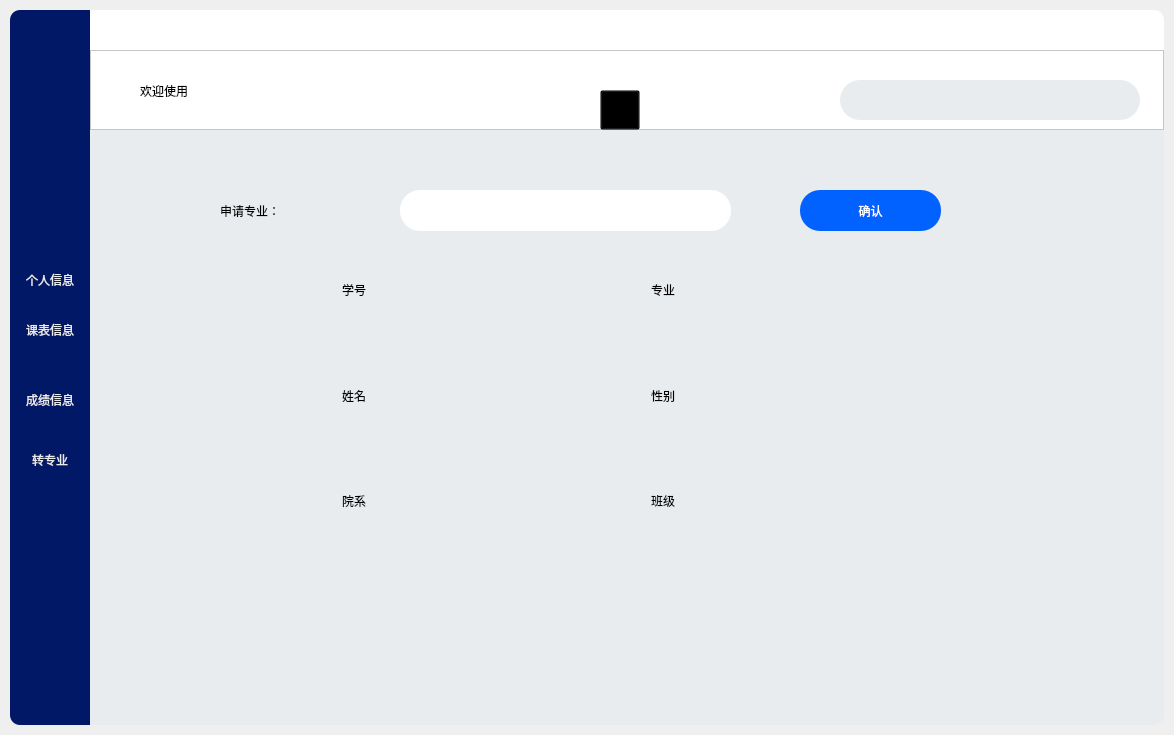
<?xml version="1.0" encoding="UTF-8"?>
<ui version="4.0">
 <class>Form</class>
 <widget class="QWidget" name="Form">
  <property name="geometry">
   <rect>
    <x>0</x>
    <y>0</y>
    <width>1174</width>
    <height>735</height>
   </rect>
  </property>
  <property name="sizePolicy">
   <sizepolicy hsizetype="Fixed" vsizetype="Fixed">
    <horstretch>0</horstretch>
    <verstretch>0</verstretch>
   </sizepolicy>
  </property>
  <property name="windowTitle">
   <string>Form</string>
  </property>
  <widget class="QFrame" name="leftFream">
   <property name="geometry">
    <rect>
     <x>10</x>
     <y>10</y>
     <width>80</width>
     <height>715</height>
    </rect>
   </property>
   <property name="sizePolicy">
    <sizepolicy hsizetype="Fixed" vsizetype="Fixed">
     <horstretch>0</horstretch>
     <verstretch>0</verstretch>
    </sizepolicy>
   </property>
   <property name="styleSheet">
    <string notr="true">background-color: rgb(0, 24, 102);
border-top-left-radius:10px;
border-bottom-left-radius:10px;</string>
   </property>
   <property name="frameShape">
    <enum>QFrame::StyledPanel</enum>
   </property>
   <property name="frameShadow">
    <enum>QFrame::Raised</enum>
   </property>
   <widget class="QLabel" name="headLable">
    <property name="geometry">
     <rect>
      <x>0</x>
      <y>40</y>
      <width>80</width>
      <height>80</height>
     </rect>
    </property>
    <property name="sizePolicy">
     <sizepolicy hsizetype="Fixed" vsizetype="Fixed">
      <horstretch>0</horstretch>
      <verstretch>0</verstretch>
     </sizepolicy>
    </property>
    <property name="text">
     <string/>
    </property>
   </widget>
   <widget class="QPushButton" name="leftButton1">
    <property name="geometry">
     <rect>
      <x>0</x>
      <y>240</y>
      <width>80</width>
      <height>60</height>
     </rect>
    </property>
    <property name="styleSheet">
     <string notr="true">color: rgb(233,236,239);
font: 12pt &quot;微软雅黑&quot;;
border-top-left-radius:0px;
border-bottom-left-radius:0px;</string>
    </property>
    <property name="text">
     <string>个人信息</string>
    </property>
   </widget>
   <widget class="QPushButton" name="leftButton2">
    <property name="geometry">
     <rect>
      <x>10</x>
      <y>300</y>
      <width>60</width>
      <height>40</height>
     </rect>
    </property>
    <property name="sizePolicy">
     <sizepolicy hsizetype="Fixed" vsizetype="Fixed">
      <horstretch>0</horstretch>
      <verstretch>0</verstretch>
     </sizepolicy>
    </property>
    <property name="styleSheet">
     <string notr="true">color: rgb(233,236,239);
font: 12pt &quot;微软雅黑&quot;;
border-top-left-radius:0px;
border-bottom-left-radius:0px;</string>
    </property>
    <property name="text">
     <string>课表信息</string>
    </property>
   </widget>
   <widget class="QPushButton" name="leftButton3">
    <property name="geometry">
     <rect>
      <x>0</x>
      <y>360</y>
      <width>80</width>
      <height>60</height>
     </rect>
    </property>
    <property name="sizePolicy">
     <sizepolicy hsizetype="Fixed" vsizetype="Fixed">
      <horstretch>0</horstretch>
      <verstretch>0</verstretch>
     </sizepolicy>
    </property>
    <property name="styleSheet">
     <string notr="true">color: rgb(233,236,239);
font: 12pt &quot;微软雅黑&quot;;
border-top-left-radius:0px;
border-bottom-left-radius:0px;</string>
    </property>
    <property name="text">
     <string>成绩信息</string>
    </property>
   </widget>
   <widget class="QPushButton" name="leftButton4">
    <property name="geometry">
     <rect>
      <x>0</x>
      <y>420</y>
      <width>80</width>
      <height>60</height>
     </rect>
    </property>
    <property name="sizePolicy">
     <sizepolicy hsizetype="Fixed" vsizetype="Fixed">
      <horstretch>0</horstretch>
      <verstretch>0</verstretch>
     </sizepolicy>
    </property>
    <property name="styleSheet">
     <string notr="true">color: rgb(233,236,239);
font: 12pt &quot;微软雅黑&quot;;
border-top-left-radius:0px;
border-bottom-left-radius:0px;</string>
    </property>
    <property name="text">
     <string>转专业</string>
    </property>
   </widget>
  </widget>
  <widget class="QFrame" name="topFream">
   <property name="geometry">
    <rect>
     <x>90</x>
     <y>10</y>
     <width>1074</width>
     <height>40</height>
    </rect>
   </property>
   <property name="sizePolicy">
    <sizepolicy hsizetype="Fixed" vsizetype="Fixed">
     <horstretch>0</horstretch>
     <verstretch>0</verstretch>
    </sizepolicy>
   </property>
   <property name="styleSheet">
    <string notr="true">background-color: rgb(255, 255, 255);
border-top-right-radius:10px;
</string>
   </property>
   <property name="frameShape">
    <enum>QFrame::StyledPanel</enum>
   </property>
   <property name="frameShadow">
    <enum>QFrame::Raised</enum>
   </property>
   <widget class="QPushButton" name="lineButton">
    <property name="geometry">
     <rect>
      <x>984</x>
      <y>0</y>
      <width>40</width>
      <height>40</height>
     </rect>
    </property>
    <property name="sizePolicy">
     <sizepolicy hsizetype="Fixed" vsizetype="Fixed">
      <horstretch>0</horstretch>
      <verstretch>0</verstretch>
     </sizepolicy>
    </property>
    <property name="text">
     <string/>
    </property>
   </widget>
   <widget class="QPushButton" name="closeButton">
    <property name="geometry">
     <rect>
      <x>1024</x>
      <y>0</y>
      <width>40</width>
      <height>40</height>
     </rect>
    </property>
    <property name="text">
     <string/>
    </property>
   </widget>
   <zorder>closeButton</zorder>
   <zorder>lineButton</zorder>
  </widget>
  <widget class="QFrame" name="midFream">
   <property name="geometry">
    <rect>
     <x>90</x>
     <y>50</y>
     <width>1074</width>
     <height>80</height>
    </rect>
   </property>
   <property name="sizePolicy">
    <sizepolicy hsizetype="Fixed" vsizetype="Fixed">
     <horstretch>0</horstretch>
     <verstretch>0</verstretch>
    </sizepolicy>
   </property>
   <property name="styleSheet">
    <string notr="true">background-color: rgb(255, 255, 255);
</string>
   </property>
   <property name="frameShape">
    <enum>QFrame::StyledPanel</enum>
   </property>
   <property name="frameShadow">
    <enum>QFrame::Raised</enum>
   </property>
   <widget class="QLabel" name="midlabel">
    <property name="geometry">
     <rect>
      <x>50</x>
      <y>20</y>
      <width>181</width>
      <height>41</height>
     </rect>
    </property>
    <property name="styleSheet">
     <string notr="true">font: 700 25pt &quot;微软雅黑&quot;;</string>
    </property>
    <property name="text">
     <string>欢迎使用</string>
    </property>
   </widget>
   <widget class="QLineEdit" name="lineEdit">
    <property name="geometry">
     <rect>
      <x>750</x>
      <y>30</y>
      <width>300</width>
      <height>40</height>
     </rect>
    </property>
    <property name="sizePolicy">
     <sizepolicy hsizetype="Fixed" vsizetype="Fixed">
      <horstretch>0</horstretch>
      <verstretch>0</verstretch>
     </sizepolicy>
    </property>
    <property name="contextMenuPolicy">
     <enum>Qt::PreventContextMenu</enum>
    </property>
    <property name="styleSheet">
     <string notr="true">background-color: rgb(233, 236, 239);
font: 15pt &quot;微软雅黑&quot;;
border:2px;
border-color: rgb(0,24,102);
border-radius:20px;
</string>
    </property>
    <property name="text">
     <string/>
    </property>
    <property name="maxLength">
     <number>15</number>
    </property>
    <property name="echoMode">
     <enum>QLineEdit::Normal</enum>
    </property>
    <property name="cursorPosition">
     <number>0</number>
    </property>
   </widget>
   <widget class="QPushButton" name="screenButton">
    <property name="geometry">
     <rect>
      <x>510</x>
      <y>40</y>
      <width>40</width>
      <height>40</height>
     </rect>
    </property>
    <property name="sizePolicy">
     <sizepolicy hsizetype="Fixed" vsizetype="Fixed">
      <horstretch>0</horstretch>
      <verstretch>0</verstretch>
     </sizepolicy>
    </property>
    <property name="focusPolicy">
     <enum>Qt::NoFocus</enum>
    </property>
    <property name="styleSheet">
     <string notr="true">background-color: rgba(0, 0, 0, 0);
selection-background-color: rgb(231,244,255);</string>
    </property>
    <property name="text">
     <string/>
    </property>
   </widget>
   <widget class="QLabel" name="screenLabel">
    <property name="geometry">
     <rect>
      <x>550</x>
      <y>40</y>
      <width>161</width>
      <height>31</height>
     </rect>
    </property>
    <property name="sizePolicy">
     <sizepolicy hsizetype="Fixed" vsizetype="Fixed">
      <horstretch>0</horstretch>
      <verstretch>0</verstretch>
     </sizepolicy>
    </property>
    <property name="styleSheet">
     <string notr="true">
font: 15pt &quot;幼圆&quot;;</string>
    </property>
    <property name="text">
     <string/>
    </property>
   </widget>
   <zorder>midlabel</zorder>
   <zorder>lineEdit</zorder>
   <zorder>screenLabel</zorder>
   <zorder>screenButton</zorder>
  </widget>
  <widget class="QFrame" name="mainFream">
   <property name="geometry">
    <rect>
     <x>90</x>
     <y>130</y>
     <width>1074</width>
     <height>595</height>
    </rect>
   </property>
   <property name="sizePolicy">
    <sizepolicy hsizetype="Fixed" vsizetype="Fixed">
     <horstretch>0</horstretch>
     <verstretch>0</verstretch>
    </sizepolicy>
   </property>
   <property name="styleSheet">
    <string notr="true">background-color: rgb(233, 236, 239);

border-bottom-right-radius:10px;</string>
   </property>
   <property name="frameShape">
    <enum>QFrame::StyledPanel</enum>
   </property>
   <property name="frameShadow">
    <enum>QFrame::Raised</enum>
   </property>
   <widget class="QTableView" name="tableView">
    <property name="geometry">
     <rect>
      <x>0</x>
      <y>0</y>
      <width>950</width>
      <height>540</height>
     </rect>
    </property>
   </widget>
   <widget class="QWidget" name="gridLayoutWidget">
    <property name="geometry">
     <rect>
      <x>190</x>
      <y>110</y>
      <width>611</width>
      <height>311</height>
     </rect>
    </property>
    <layout class="QGridLayout" name="gridLayout">
     <item row="0" column="2">
      <widget class="QLabel" name="label_8">
       <property name="styleSheet">
        <string notr="true">font: 20pt &quot;幼圆&quot;;</string>
       </property>
       <property name="text">
        <string>专业</string>
       </property>
       <property name="alignment">
        <set>Qt::AlignCenter</set>
       </property>
      </widget>
     </item>
     <item row="1" column="0">
      <widget class="QLabel" name="label_3">
       <property name="styleSheet">
        <string notr="true">font: 20pt &quot;幼圆&quot;;</string>
       </property>
       <property name="text">
        <string>姓名</string>
       </property>
       <property name="alignment">
        <set>Qt::AlignCenter</set>
       </property>
      </widget>
     </item>
     <item row="1" column="1">
      <widget class="QLabel" name="label_6">
       <property name="styleSheet">
        <string notr="true">font: 20pt &quot;幼圆&quot;;</string>
       </property>
       <property name="text">
        <string/>
       </property>
       <property name="alignment">
        <set>Qt::AlignCenter</set>
       </property>
      </widget>
     </item>
     <item row="2" column="2">
      <widget class="QLabel" name="label_10">
       <property name="styleSheet">
        <string notr="true">font: 20pt &quot;幼圆&quot;;</string>
       </property>
       <property name="text">
        <string>班级</string>
       </property>
       <property name="alignment">
        <set>Qt::AlignCenter</set>
       </property>
      </widget>
     </item>
     <item row="2" column="0">
      <widget class="QLabel" name="label_4">
       <property name="whatsThis">
        <string>&lt;html&gt;&lt;head/&gt;&lt;body&gt;&lt;p&gt;font: 20pt &amp;quot;幼圆&amp;quot;;&lt;/p&gt;&lt;/body&gt;&lt;/html&gt;</string>
       </property>
       <property name="styleSheet">
        <string notr="true">font: 20pt &quot;幼圆&quot;;</string>
       </property>
       <property name="text">
        <string>院系</string>
       </property>
       <property name="alignment">
        <set>Qt::AlignCenter</set>
       </property>
      </widget>
     </item>
     <item row="2" column="1">
      <widget class="QLabel" name="label_7">
       <property name="styleSheet">
        <string notr="true">font: 10pt &quot;幼圆&quot;;</string>
       </property>
       <property name="text">
        <string/>
       </property>
       <property name="alignment">
        <set>Qt::AlignCenter</set>
       </property>
      </widget>
     </item>
     <item row="0" column="1">
      <widget class="QLabel" name="label_5">
       <property name="styleSheet">
        <string notr="true">font: 20pt &quot;幼圆&quot;;</string>
       </property>
       <property name="text">
        <string/>
       </property>
       <property name="alignment">
        <set>Qt::AlignCenter</set>
       </property>
      </widget>
     </item>
     <item row="0" column="0">
      <widget class="QLabel" name="label_2">
       <property name="styleSheet">
        <string notr="true">font: 20pt &quot;幼圆&quot;;</string>
       </property>
       <property name="text">
        <string>学号</string>
       </property>
       <property name="alignment">
        <set>Qt::AlignCenter</set>
       </property>
      </widget>
     </item>
     <item row="1" column="2">
      <widget class="QLabel" name="label_9">
       <property name="styleSheet">
        <string notr="true">font: 20pt &quot;幼圆&quot;;</string>
       </property>
       <property name="text">
        <string>性别</string>
       </property>
       <property name="alignment">
        <set>Qt::AlignCenter</set>
       </property>
      </widget>
     </item>
     <item row="0" column="3">
      <widget class="QLabel" name="label_11">
       <property name="styleSheet">
        <string notr="true">font: 10pt &quot;幼圆&quot;;</string>
       </property>
       <property name="text">
        <string/>
       </property>
       <property name="alignment">
        <set>Qt::AlignCenter</set>
       </property>
      </widget>
     </item>
     <item row="1" column="3">
      <widget class="QLabel" name="label_12">
       <property name="styleSheet">
        <string notr="true">font: 20pt &quot;幼圆&quot;;</string>
       </property>
       <property name="text">
        <string/>
       </property>
       <property name="alignment">
        <set>Qt::AlignCenter</set>
       </property>
      </widget>
     </item>
     <item row="2" column="3">
      <widget class="QLabel" name="label_13">
       <property name="styleSheet">
        <string notr="true">font: 20pt &quot;幼圆&quot;;</string>
       </property>
       <property name="text">
        <string/>
       </property>
       <property name="alignment">
        <set>Qt::AlignCenter</set>
       </property>
      </widget>
     </item>
    </layout>
   </widget>
   <widget class="QLabel" name="labelChange">
    <property name="geometry">
     <rect>
      <x>130</x>
      <y>40</y>
      <width>161</width>
      <height>81</height>
     </rect>
    </property>
    <property name="styleSheet">
     <string notr="true">font: 20pt &quot;幼圆&quot;;</string>
    </property>
    <property name="text">
     <string>申请专业：</string>
    </property>
   </widget>
   <widget class="QLineEdit" name="lineEditChange">
    <property name="geometry">
     <rect>
      <x>310</x>
      <y>60</y>
      <width>331</width>
      <height>41</height>
     </rect>
    </property>
    <property name="sizePolicy">
     <sizepolicy hsizetype="Fixed" vsizetype="Fixed">
      <horstretch>0</horstretch>
      <verstretch>0</verstretch>
     </sizepolicy>
    </property>
    <property name="styleSheet">
     <string notr="true">font: 15pt &quot;幼圆&quot;;
background-color: rgb(255, 255, 255);
border-top-left-radius:20px;
border-bottom-left-radius:20px;
border-top-right-radius:20px;
border-bottom-right-radius:20px;</string>
    </property>
    <property name="maxLength">
     <number>15</number>
    </property>
   </widget>
   <widget class="QPushButton" name="enterPushButton">
    <property name="geometry">
     <rect>
      <x>710</x>
      <y>60</y>
      <width>141</width>
      <height>41</height>
     </rect>
    </property>
    <property name="styleSheet">
     <string notr="true">font: 15pt &quot;幼圆&quot;;
color: rgb(255, 255, 255);
background-color: rgb(1, 98, 255);
border-top-left-radius:20px;
border-bottom-left-radius:20px;
border-top-right-radius:20px;
border-bottom-right-radius:20px;</string>
    </property>
    <property name="text">
     <string>确认</string>
    </property>
   </widget>
  </widget>
 </widget>
 <resources/>
 <connections/>
</ui>
